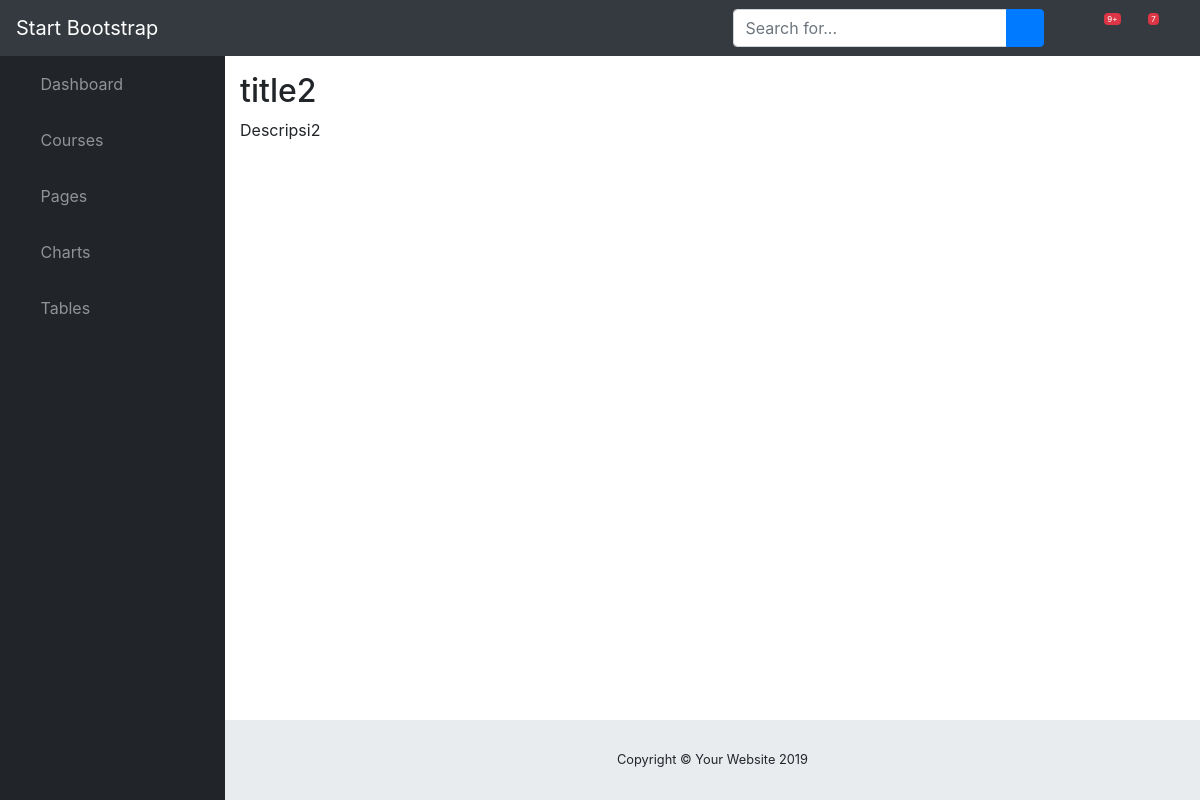
The app's page /courses/2, older data.
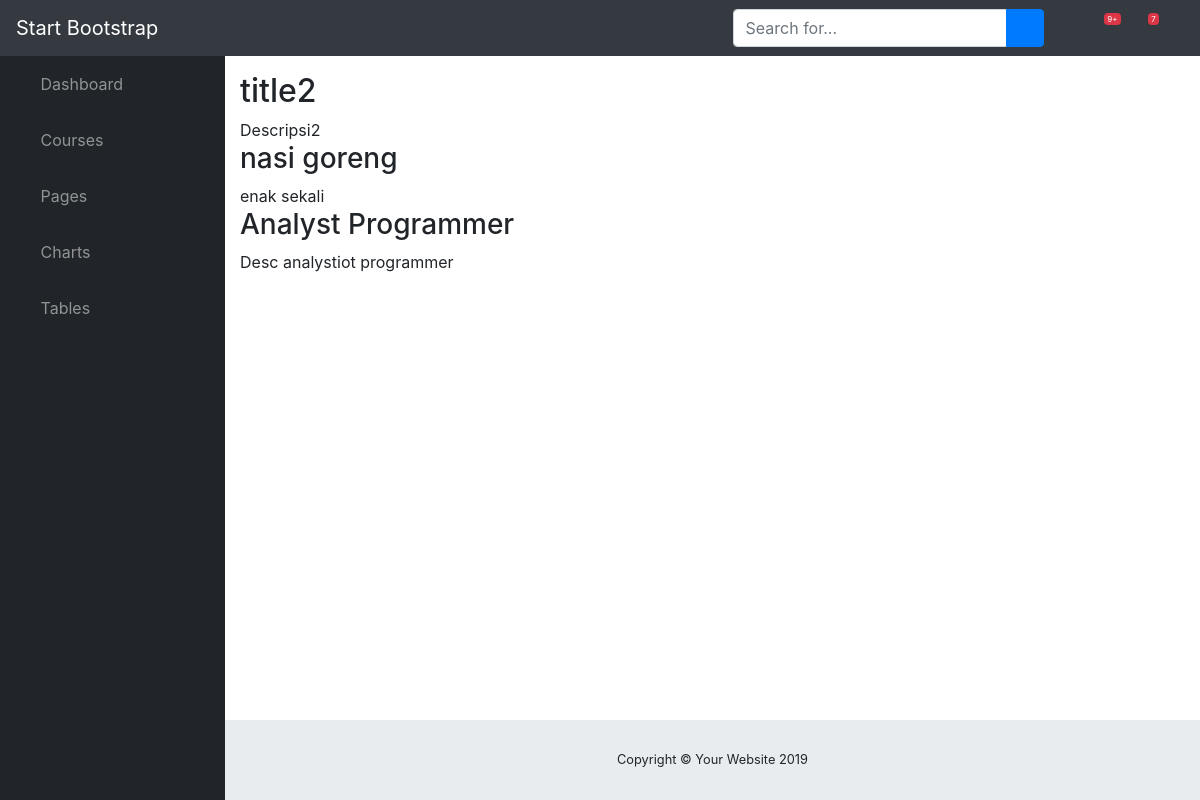
The same page, newer data.
### courses/models.py (models this page shows, shortened)
class Course(models.Model):
    created_at = models.DateTimeField(auto_now_add=True)
    title = models.CharField(max_length=255)
    description=models.TextField()

class Step(models.Model):
    title = models.CharField(max_length=255)
    description =models.TextField()
    order = models.IntegerField(default=0)
    course = models.ForeignKey(Course,on_delete=models.CASCADE)
    content = models.TextField(blank=True,default='')
    class Meta:
        ordering =['-order','title',] #order desc

### courses/views.py (the view)
# urls.py: path("<int:pk>",views.course_detail,name='detail')
def course_detail(request,pk):
    course = Course.objects.get(pk=pk)
    return render(request,'courses/course_detail.html',{'course':course})

### courses/templates/courses/course_detail.html (shortened to what this page needs)
{% extends 'sblayout.html' %}
{% block content %}
<article>
    <h2>{{ course.title }}</h2>
    {{ course.description }}
        <section>
            {% for step in course.step_set.all %}
            <h3>{{ step.title }}</h3>
            {{ step.description }}
            {% endfor %}
        </section>
{% endblock content %}

### templates/sblayout.html (shortened to what this page needs)
{% load static %}
<!DOCTYPE html>
<html lang="en">
<head>
  <link href="{% static 'vendor/fontawesome-free/css/all.min.css' %}" rel="stylesheet" type="text/css">
  <link href="{% static 'vendor/datatables/dataTables.bootstrap4.css' %}" rel="stylesheet">
  <link href="{% static 'css/sb-admin.css' %}" rel="stylesheet">
</head>
<body id="page-top">
  <nav class="navbar navbar-expand navbar-dark bg-dark static-top">
    <a class="navbar-brand mr-1" href="index.html">Start Bootstrap</a>
    <button class="btn btn-link btn-sm text-white order-1 order-sm-0" id="sidebarToggle" href="#">
      <i class="fas fa-bars"></i>
    </button>
    <form class="d-none d-md-inline-block form-inline ml-auto mr-0 mr-md-3 my-2 my-md-0">
      <div class="input-group">
        <input type="text" class="form-control" placeholder="Search for..." aria-label="Search" aria-describedby="basic-addon2">
        <div class="input-group-append">
          <button class="btn btn-primary" type="button">
            <i class="fas fa-search"></i>
          </button>
        </div>
      </div>
    </form>
    <ul class="navbar-nav ml-auto ml-md-0">
      <li class="nav-item dropdown no-arrow mx-1">
        <a class="nav-link dropdown-toggle" href="#" id="alertsDropdown" role="button" data-toggle="dropdown" aria-haspopup="true" aria-expanded="false">
          <i class="fas fa-bell fa-fw"></i>
          <span class="badge badge-danger">9+</span>
        </a>
      </li>
      <li class="nav-item dropdown no-arrow mx-1">
        <a class="nav-link dropdown-toggle" href="#" id="messagesDropdown" role="button" data-toggle="dropdown" aria-haspopup="true" aria-expanded="false">
          <i class="fas fa-envelope fa-fw"></i>
          <span class="badge badge-danger">7</span>
        </a>
      </li>
      <li class="nav-item dropdown no-arrow">
        <a class="nav-link dropdown-toggle" href="#" id="userDropdown" role="button" data-toggle="dropdown" aria-haspopup="true" aria-expanded="false">
          <i class="fas fa-user-circle fa-fw"></i>
        </a>
      </li>
    </ul>
  </nav>
  <div id="wrapper">
    <ul class="sidebar navbar-nav">
      <li class="nav-item">
        <a class="nav-link" href={% url 'home' %}>
          <i class="fas fa-fw fa-tachometer-alt"></i>
          <span>Dashboard</span>
      </li>
      <li class="nav-item">
        <a class="nav-link" href={% url 'courses:list' %}>
          <i class="fas fa-fw fa-tachometer-alt"></i>
          <span>Courses</span>
      </li>
      <li class="nav-item dropdown">
        <a class="nav-link dropdown-toggle" href="#" id="pagesDropdown" role="button" data-toggle="dropdown" aria-haspopup="true" aria-expanded="false">
          <i class="fas fa-fw fa-folder"></i>
          <span>Pages</span>
        </a>
      </li>
      <li class="nav-item">
        <a class="nav-link" href="charts.html">
          <i class="fas fa-fw fa-chart-area"></i>
          <span>Charts</span></a>
      </li>
      <li class="nav-item">
        <a class="nav-link" href="tables.html">
          <i class="fas fa-fw fa-table"></i>
          <span>Tables</span></a>
      </li>
    </ul>
    <div id="content-wrapper">
      <div class="container-fluid">
      {% block content %}
      {% endblock content %}
      </div>
      <footer class="sticky-footer">
        <div class="container my-auto">
          <div class="copyright text-center my-auto">
            <span>Copyright © Your Website 2019</span>
          </div>
        </div>
      </footer>
    </div>
  </div>
</body>
</html>

Row changes from the older to the newer data that the page shows:
added Step: title "nasi goreng", description "enak sekali"
added Step: title "Analyst Programmer", description "Desc analystiot programmer"
